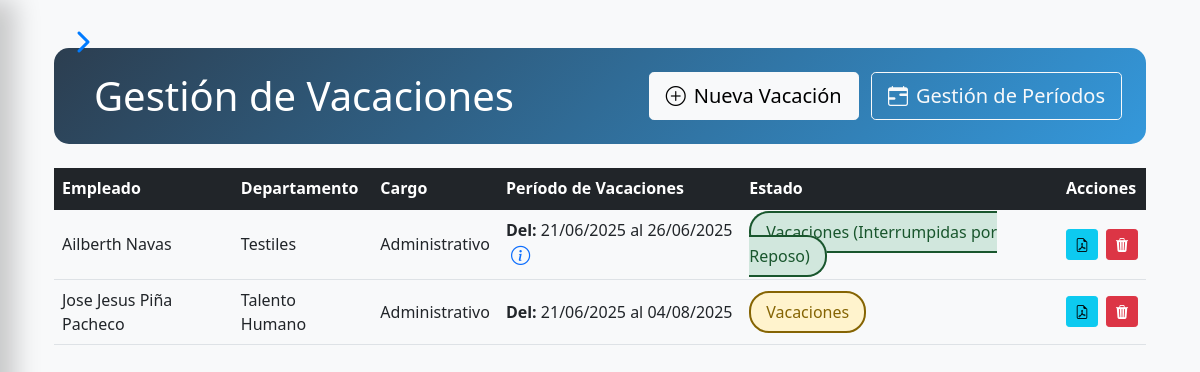
Page /inicio/vacaciones/gestion-vacaciones.php on the committed database.
### tables this page shows
CREATE TABLE `vacaciones` (
  `id_vacaciones` int NOT NULL AUTO_INCREMENT,
  `id_pers` int NOT NULL,
  `fecha_inicio` date NOT NULL,
  `fecha_fin` date NOT NULL,
  `estado` enum('vacaciones','interrumpida','pendiente_reposo') DEFAULT 'vacaciones',
  `vacacion_original_id` int DEFAULT NULL,
  PRIMARY KEY (`id_vacaciones`),
  KEY `id_pers` (`id_pers`),
  CONSTRAINT `vacaciones_ibfk_1` FOREIGN KEY (`id_pers`) REFERENCES `datos_personales` (`id_pers`)
);

CREATE TABLE `datos_personales` (
  `id_pers` int NOT NULL AUTO_INCREMENT,
  `nombres` varchar(100) NOT NULL,
  `apellidos` varchar(100) NOT NULL,
  `cedula_identidad` varchar(20) DEFAULT NULL,
  `pasaporte` varchar(20) DEFAULT NULL,
  `rif` varchar(20) DEFAULT NULL,
  `genero` enum('Masculino','Femenino','No binario','Prefiero no decir','Otro') NOT NULL,
  `fecha_nacimiento` date DEFAULT NULL,
  `nacionalidad` varchar(50) DEFAULT NULL,
  `correo_electronico` varchar(100) DEFAULT NULL,
  `telefono_contacto` varchar(20) DEFAULT NULL,
  `telefono_contacto_secundario` varchar(20) DEFAULT NULL,
  `nombre_contacto_emergencia` varchar(100) DEFAULT NULL,
  `apellido_contacto_emergencia` varchar(100) DEFAULT NULL,
  `telefono_contacto_emergencia` varchar(20) DEFAULT NULL,
  `tiene_discapacidad` varchar(50) DEFAULT NULL,
  `tiene_licencia_conducir` varchar(30) DEFAULT NULL,
  `numero_seguro_social` varchar(30) DEFAULT NULL,
  `fecha_registro` timestamp NULL DEFAULT CURRENT_TIMESTAMP,
  `fecha_actualizacion` timestamp NULL DEFAULT CURRENT_TIMESTAMP ON UPDATE CURRENT_TIMESTAMP,
  `direccion` varchar(100) NOT NULL,
  `detalle_discapacidad` varchar(255) DEFAULT 'No',
  `detalle_licencia` varchar(255) DEFAULT 'No',
  PRIMARY KEY (`id_pers`),
  UNIQUE KEY `cedula_identidad` (`cedula_identidad`),
  UNIQUE KEY `correo_electronico` (`correo_electronico`)
);

CREATE TABLE `departamentos` (
  `id_departamento` int NOT NULL AUTO_INCREMENT,
  `nombre` varchar(100) NOT NULL,
  PRIMARY KEY (`id_departamento`)
);

CREATE TABLE `cargos` (
  `id_cargo` int NOT NULL AUTO_INCREMENT,
  `nombre` varchar(100) NOT NULL,
  `nivel` enum('Junior','Senior','Gerencial','Directivo') DEFAULT NULL,
  `sueldo` decimal(10,2) NOT NULL,
  PRIMARY KEY (`id_cargo`)
);

### inicio/vacaciones/gestion-vacaciones.php (the view, shortened to what this page needs)
<?php
require '../conexion.php';
require $_SERVER['DOCUMENT_ROOT']."/proyecto/inicio/sidebar.php";
$registros_por_pagina = 10;
$pagina_actual = isset($_GET['pagina']) ? max(1, (int)$_GET['pagina']) : 1;
$offset = ($pagina_actual - 1) * $registros_por_pagina;
try {
    $stmt = $conn->prepare("
        SELECT
            v1.id_vacaciones,
            v1.id_pers,
            v1.fecha_inicio AS fecha_inicio1,
            v1.fecha_fin AS fecha_fin1,
            v1.estado AS estado1,
            v2.fecha_inicio AS fecha_inicio2,
            v2.fecha_fin AS fecha_fin2,
            v2.estado AS estado2,
            r.id_reposo,
            r.fecha_inicio AS fecha_reposo_inicio,
            r.fecha_fin AS fecha_reposo_fin,
            r.motivo_reposo,
            r.observaciones,
            p.nombres,
            p.apellidos,
            d.nombre AS departamento,
            c.nombre AS cargo,
            dl.fecha_ingreso,
            dl.estado AS estado_laboral
        FROM vacaciones v1
        INNER JOIN datos_personales p ON v1.id_pers = p.id_pers
        INNER JOIN datos_laborales dl ON v1.id_pers = dl.id_pers
        LEFT JOIN departamentos d ON dl.id_departamento = d.id_departamento
        LEFT JOIN cargos c ON dl.id_cargo = c.id_cargo
        LEFT JOIN vacaciones v2 ON v2.vacacion_original_id = v1.id_vacaciones
        LEFT JOIN reposos r ON r.vacacion_interrumpida_id = v1.id_vacaciones
        WHERE v1.vacacion_original_id IS NULL
        ORDER BY v1.fecha_inicio DESC
        LIMIT :limit OFFSET :offset
    ");
    $stmt->bindValue(':limit', $registros_por_pagina, PDO::PARAM_INT);
    $stmt->bindValue(':offset', $offset, PDO::PARAM_INT);
    $stmt->execute();
    $vacaciones = $stmt->fetchAll(PDO::FETCH_ASSOC);
} catch (PDOException $e) {
    die("Error de base de datos: " . $e->getMessage());
}
?>
<!DOCTYPE html>
<html lang="es">
<head>
    <link href="https://cdn.jsdelivr.net/npm/bootstrap@5.1.3/dist/css/bootstrap.min.css" rel="stylesheet">
    <link rel="stylesheet" href="https://cdn.jsdelivr.net/npm/bootstrap-icons@1.11.3/font/bootstrap-icons.min.css">
    <link href="css/styles.css" rel="stylesheet">
</head>
<body>
    <div class="container py-5">
        <div class="vacation-header p-4 mb-4">
            <div class="d-flex justify-content-between align-items-center">
                <h1 class="mb-0">
                    <i class="bi bi-palm-tree-fill me-3"></i> Gestión de Vacaciones
                </h1>
                <div>
                    <a href="registrar-vacacion.php" class="btn btn-light btn-lg me-2">
                        <i class="bi bi-plus-circle me-2"></i>Nueva Vacación
                    </a>
                    <a href="gestion-periodos.php" class="btn btn-outline-light btn-lg">
                        <i class="bi bi-calendar-range me-2"></i>Gestión de Períodos
                    </a>
                </div>
            </div>
        </div>
        <div class="table-responsive">
            <table class="table table-hover align-middle">
                <thead class="table-dark">
                    <tr>
                        <th>Empleado</th>
                        <th>Departamento</th>
                        <th>Cargo</th>
                        <th>Período de Vacaciones</th>
                        <th>Estado</th>
                        <th>Acciones</th>
                    </tr>
                </thead>
                <tbody>
                    <?php if(count($vacaciones) > 0): ?>
                        <?php foreach($vacaciones as $vacacion): ?>
                        <tr>
                            <td><?= htmlspecialchars($vacacion['nombres'] . ' ' . $vacacion['apellidos']) ?></td>
                            <td><?= htmlspecialchars($vacacion['departamento'] ?? 'N/A') ?></td>
                            <td><?= htmlspecialchars($vacacion['cargo'] ?? 'N/A') ?></td>
                            <td>
                                <?php
                                $fecha_fin_total = $vacacion['fecha_fin2'] ?: $vacacion['fecha_fin1'];
                                echo "<b>Del:</b> " . date('d/m/Y', strtotime($vacacion['fecha_inicio1'])) . " al " . date('d/m/Y', strtotime($fecha_fin_total));
                                if ($vacacion['fecha_reposo_inicio']) {
                                    echo '<button class="info-btn" data-bs-toggle="modal" data-bs-target="#reposoModal'.$vacacion['id_vacaciones'].'" title="Ver detalle de interrupción"><i class="bi bi-info-circle"></i></button>';
                                }
                                ?>
                            </td>
                            <td>
                                <?php
                                if ($vacacion['fecha_reposo_inicio']) {
                                    echo "<span class='status-badge badge-unificada'>
                                            Vacaciones (Interrumpidas por Reposo)
                                          </span>";
                                } elseif ($vacacion['estado1'] == 'interrumpida') {
                                    echo "<span class='status-badge badge-interrumpida'>Interrumpida</span>";
                                } elseif ($vacacion['estado1'] == 'vacaciones') {
                                    echo "<span class='status-badge badge-vacaciones'>Vacaciones</span>";
                                } elseif ($vacacion['estado1'] == 'pendiente_reposo') {
                                    echo "<span class='status-badge badge-pendiente_reposo'>Por Reanudar</span>";
                                } else {
                                    echo "<span class='status-badge badge-simple'>".ucfirst($vacacion['estado1'])."</span>";
                                }
                                ?>
                            </td>
                            <td>
                                <div class="d-flex gap-2">
                                    <form method="GET" action="generar-reporte-vacacion.php" target="_blank">
                                        <button type="submit" class="btn btn-sm btn-info" title="Generar PDF">
                                            <i class="bi bi-file-earmark-pdf"></i>
                                        </button>
                                    </form>
                                    <a href="#" class="btn btn-danger btn-sm action-btn delete-btn"
                                       data-bs-toggle="modal"
                                       data-bs-target="#confirmModal"
                                       data-url="eliminar-vacacion.php?id=<?= $vacacion['id_vacaciones'] ?>&pagina=<?= $pagina_actual ?>">
                                        <i class="bi bi-trash3-fill"></i>
                                    </a>
                                </div>
                            </td>
                        </tr>
                        <?php endforeach; ?>
                    <?php endif; ?>
                </tbody>
            </table>
        </div>
    </div>
</body>
</html>

### inicio/css/styles.css (style rules this page uses)
body { font-family: 'Segoe UI', sans-serif; background: #f8f9fa; min-height: 100vh; overflow-x: hidden; }

### inicio/sidebar.php (style rules this page uses)
body { margin: 0; font-family: 'Arial', sans-serif; }

### inicio/vacaciones/gestion-vacaciones.php (style rules this page uses)
.vacation-header { background: linear-gradient(135deg, #2c3e50, #3498db); color: white; border-radius: 15px; }
.status-badge { padding: 8px 15px; border-radius: 20px; font-weight: 500; transition: transform 0.2s; }
.badge-vacaciones { background: #fff3cd; color: #856404; border: 2px solid #856404; }
.badge-unificada { background: #d1e7dd; color: #19562d; border: 2px solid #19562d; }
.info-btn { background: none; border: none; color: #0d6efd; font-size: 1.2em; padding: 0; margin-left: 5px; }

### rows in the picture
vacaciones: id_pers.apellidos "Ailberth Navas", departamentos.nombre "Testiles", cargos.nombre "Administrativo", fecha_inicio "21/06/2025", fecha_fin_total "26/06/2025", shows "Vacaciones (Interrumpidas por Reposo)"
vacaciones: id_pers.apellidos "Jose Jesus Piña Pacheco", departamentos.nombre "Talento Humano", cargos.nombre "Administrativo", fecha_inicio "21/06/2025", fecha_fin_total "04/08/2025", estado "Vacaciones"
